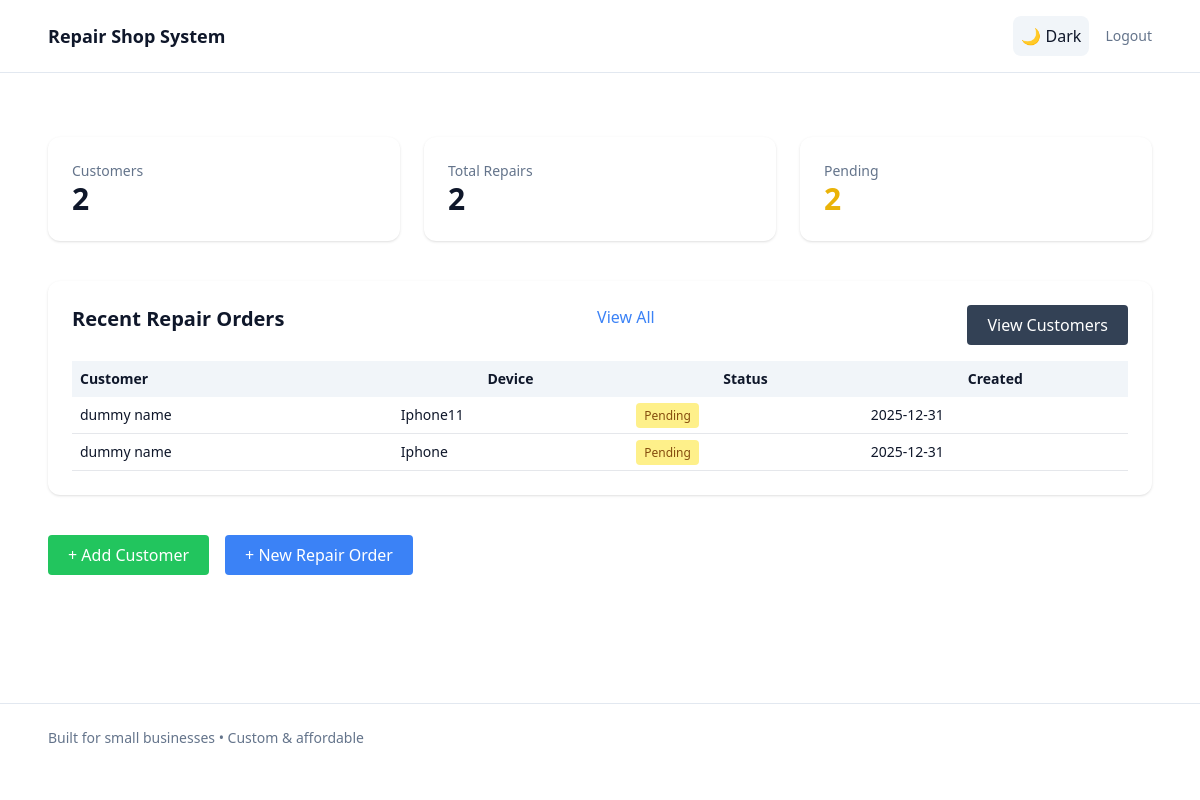
Page /dashboard (signed in) on the earlier database version.
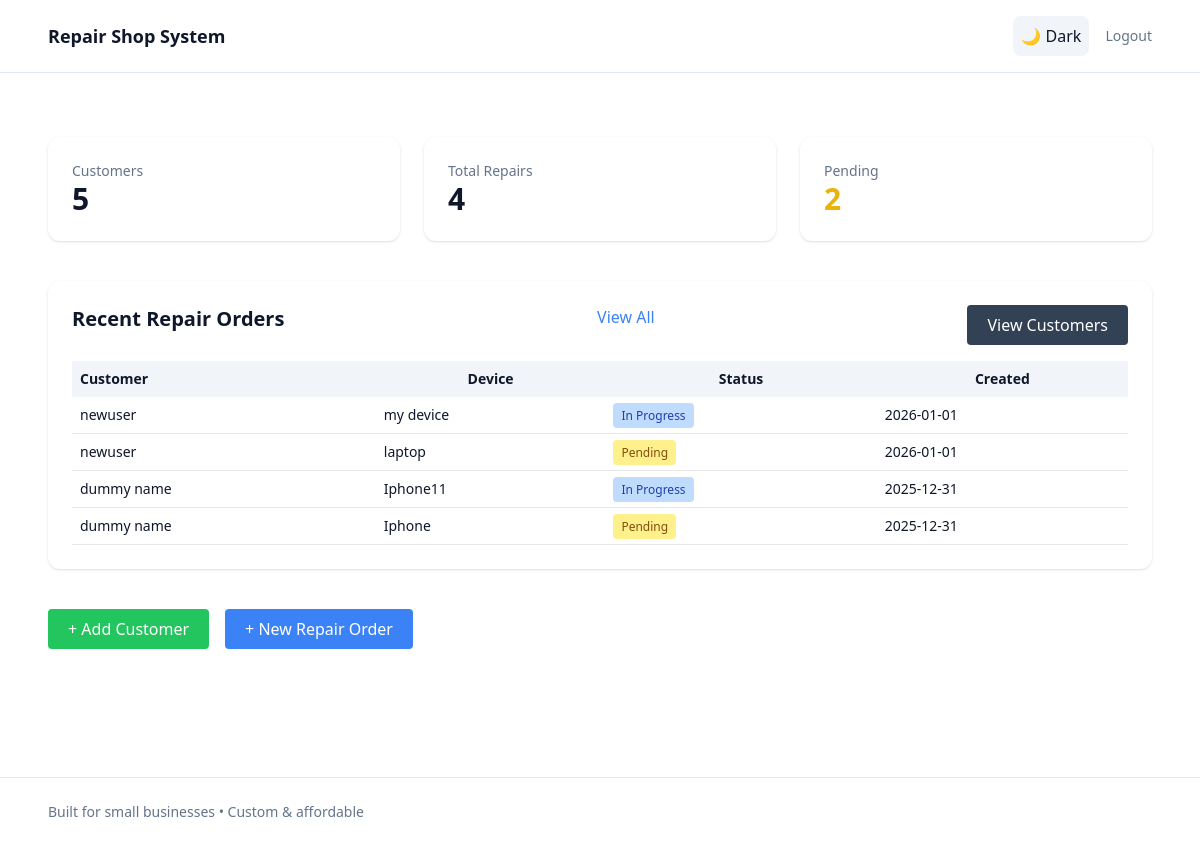
Same page on the later database version.
### app/models.py (models this page shows)
class RepairOrder(db.Model):
    id = db.Column(db.Integer, primary_key=True)
    customer_id = db.Column(db.Integer, db.ForeignKey('customer.id'), nullable=False)
    device = db.Column(db.String(100), nullable=False)
    issue_description = db.Column(db.Text, nullable=False)
    status = db.Column(db.String(50), default='Pending')
    created_at = db.Column(db.DateTime, server_default=db.func.now())
    customer = db.relationship('Customer', backref=db.backref('repair_orders', lazy=True))

class Customer(db.Model):
    id = db.Column(db.Integer, primary_key=True)
    name = db.Column(db.String(100), nullable=False)
    email = db.Column(db.String(120), unique=True, nullable=True)
    phone = db.Column(db.String(20), nullable=False)
    created_at = db.Column(db.DateTime, server_default=db.func.now())

### app/routes/main.py (the view)
@main_bp.route("/dashboard")
def dashboard():
    if "user_id" not in session:
        return redirect(url_for("auth.login"))
    total_customers = Customer.query.count()
    total_repairs = RepairOrder.query.count()
    pending_repairs = RepairOrder.query.filter_by(status="Pending").count()
    recent_repairs = (
        RepairOrder.query
        .order_by(RepairOrder.created_at.desc())
        .limit(5)
        .all()
    )
    return render_template(
        "dashboard.html",
        total_customers=total_customers,
        total_repairs=total_repairs,
        pending_repairs=pending_repairs,
        recent_repairs=recent_repairs
    )

### app/templates/dashboard.html
{% extends "base.html" %}
{% block content %}
<section class="max-w-6xl mx-auto px-6 py-16 space-y-10">
<div class="grid md:grid-cols-3 gap-6">
    <div class="bg-white dark:bg-slate-900 p-6 rounded-xl shadow">
        <p class="text-sm text-slate-500">Customers</p>
        <p class="text-3xl font-bold">{{ total_customers }}</p>
    </div>
    <div class="bg-white dark:bg-slate-900 p-6 rounded-xl shadow">
        <p class="text-sm text-slate-500">Total Repairs</p>
        <p class="text-3xl font-bold">{{ total_repairs }}</p>
    </div>
    <div class="bg-white dark:bg-slate-900 p-6 rounded-xl shadow">
        <p class="text-sm text-slate-500">Pending</p>
        <p class="text-3xl font-bold text-yellow-500">{{ pending_repairs }}</p>
    </div>
</div>
<div class="bg-white dark:bg-slate-900 p-6 rounded-xl shadow">
    <div class="flex justify-between mb-4">
        <h3 class="text-xl font-semibold">Recent Repair Orders</h3>
        <a href="{{ url_for('repair.list_repairs') }}" class="text-blue-500">
            View All
        </a>
       <a href="{{ url_for('customer.view_customers') }}"
        class="bg-slate-700 text-white px-5 py-2 rounded">
            View Customers
        </a>
    </div>
    <table class="w-full text-sm">
        <thead class="bg-slate-100 dark:bg-slate-800">
            <tr>
                <th class="p-2 text-left">Customer</th>
                <th class="p-2">Device</th>
                <th class="p-2">Status</th>
                <th class="p-2">Created</th>
            </tr>
        </thead>
        <tbody>
        {% for r in recent_repairs %}
            <tr class="border-b dark:border-slate-700">
                <td class="p-2">{{ r.customer.name }}</td>
                <td class="p-2">{{ r.device }}</td>
                <td class="p-2">
                    <span class="px-2 py-1 rounded text-xs
                        {% if r.status == 'Pending' %}bg-yellow-200 text-yellow-800
                        {% elif r.status == 'In Progress' %}bg-blue-200 text-blue-800
                        {% elif r.status == 'Completed' %}bg-green-200 text-green-800
                        {% else %}bg-slate-200 text-slate-800{% endif %}">
                        {{ r.status }}
                    </span>
                </td>
                <td class="p-2">{{ r.created_at.strftime('%Y-%m-%d') }}</td>
            </tr>
        {% else %}
            <tr>
                <td colspan="4" class="p-4 text-center text-slate-500">
                    No repair orders yet
                </td>
            </tr>
        {% endfor %}
        </tbody>
    </table>
</div>
<div class="flex gap-4">
    <a href="{{ url_for('customer.add_customer') }}"
       class="bg-green-500 text-white px-5 py-2 rounded">
        + Add Customer
    </a>
    <a href="{{ url_for('repair.add_repair') }}"
       class="bg-blue-500 text-white px-5 py-2 rounded">
        + New Repair Order
    </a>
</div>
</section>
{% endblock %}

### app/templates/base.html (shortened to what this page needs)
<!DOCTYPE html>
<html lang="en">
<head>
    <script src="https://cdn.tailwindcss.com"></script>
</head>
<body class="bg-white text-slate-900 dark:bg-slate-950 dark:text-slate-100 transition-colors duration-300">
    <header class="border-b border-slate-200 dark:border-slate-800">
        <div class="max-w-6xl mx-auto px-6 py-4 flex justify-between items-center">
            <h1 class="text-lg font-semibold"><a href="{{ url_for('main.home') }}">Repair Shop System</a></h1>
            <div class="flex items-center gap-4">
                <button id="theme-toggle" class="p-2 rounded-lg bg-slate-100 dark:bg-slate-800 hover:ring-2 ring-slate-400">
                    <span class="dark:hidden">🌙 Dark</span>
                </button>
                <span class="text-sm text-slate-500 dark:text-slate-400">
                {% if session.get('user_id') %}
                    <a href="{{ url_for('auth.logout') }}" class="hover:underline">Logout</a>
                {% else %}
                    <a href="{{ url_for('auth.login') }}" class="hover:underline">Login</a>
                {% endif %}
            </span>
            </div>
        </div>
    </header>
    <main>
        {% block content %}{% endblock %}
    </main>
      <footer class="border-t border-slate-200 dark:border-slate-800 mt-16">
        <div class="max-w-6xl mx-auto px-6 py-6 text-sm text-slate-500 dark:text-slate-400">
            Built for small businesses • Custom & affordable
        </div>
    </footer>
</body>
</html>

Differences in the rows shown:
added RepairOrder: customer.name "newuser", device "my device", status "In Progress", created_at "2026-01-01"
added RepairOrder: customer.name "newuser", device "laptop", status "Pending", created_at "2026-01-01"
changed RepairOrder "Iphone11": status "Pending" → "In Progress"
Other differences:
{{ total_customers }}: "2" → "5"
{{ total_repairs }}: "2" → "4"
